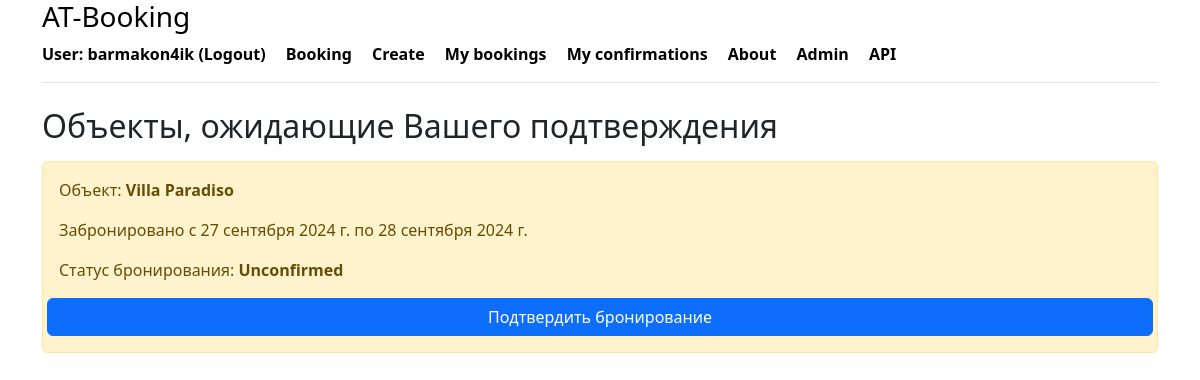
Before: /my_confirmation/ (signed in) with the older database file.
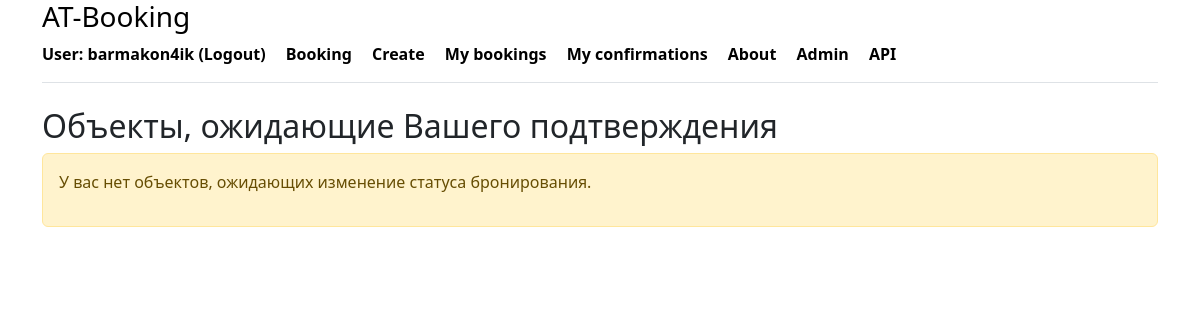
After: the same page with the newer database file.
### booking/models.py (models this page shows, shortened)
class Booking(models.Model):
    class BookingStatus(models.TextChoices):
        CONFIRMED = 'CONFIRMED', _('Confirmed')
        PENDING = 'PENDING', _('Pending confirmation')
        CANCELED = 'CANCELED', _('Canceled')
        UNCONFIRMED = 'UNCONFIRMED', _('Unconfirmed')
    status = models.CharField(
        _('Status'),
        max_length=20,
        choices=BookingStatus.choices,
        default=BookingStatus.UNCONFIRMED
    ) # Статус бронирования
    owner = models.ForeignKey(
        User,
        on_delete=models.CASCADE,
        related_name='bookings'
    ) # Пользователь, который забронировал
    created_at = models.DateTimeField(
        auto_now_add=True
    ) # Дата создания бронирования
    date_from = models.DateField(
        _('Booking from'),
        null=True,
        blank=True) # Дата начала бронирования
    date_to = models.DateField(
        _('Booking to'),
        null=True,
        blank=True) # Дата окончания бронирования
    housing = models.ForeignKey(
        Housing,
        on_delete=models.CASCADE,
        related_name='bookings'
    )  # Жилье, которое было забронировано
    class Meta:
        verbose_name_plural = _('bookings')
        verbose_name = _('booking')
        indexes = [
            models.Index(fields=['status']),
            models.Index(fields=['date_from', 'date_to']),
        ]

class Housing(models.Model):
    class HousingType(models.TextChoices):
        APARTMENT = 'APARTMENT', 'Квартира'
        HOUSE = 'HOUSE', 'Дом'
        STUDIO = 'STUDIO', 'Студия'
        CASTLE = 'CASTLE', 'Замок'
        HOTEL = 'HOTEL', 'Гостиница'
        VILLA = 'VILLA', 'Вилла'
        COTTAGE = 'COTTAGE', 'Коттедж'
    name = models.CharField(_('Name of object'), max_length=100)
    type = models.CharField(
        _('Type of object'),
        max_length=20,
        choices=HousingType.choices,
        default=HousingType.APARTMENT
    )
    country = models.CharField(_('Country'), max_length=50)
    post_code = models.CharField(_('Postal code'), max_length=10)
    city = models.CharField(_('City'), max_length=50)
    street = models.CharField(_('Street'), max_length=50, null=True, blank=True)
    house_number = models.CharField(_('House number'), max_length=50, null=True, blank=True)
    rooms = models.IntegerField(_('Number of rooms'))
    description = models.TextField(_('Description'))
    price = models.DecimalField(_('Price'), max_digits=10, decimal_places=2)
    owner = models.ForeignKey(User, on_delete=models.CASCADE, related_name='owner_housings')
    is_visible = models.BooleanField(default=True)
    created_at = models.DateTimeField(auto_now_add=True)
    views = models.IntegerField(default=0)  # Поле для хранения количества просмотров
    class Meta:
        verbose_name_plural = _('housings')
        verbose_name = _('housing')
        indexes = [
            models.Index(fields=['type']),
            models.Index(fields=['price']),
        ]

### booking/views.py (the view)
# urls.py: path('my_confirmation/', my_confirmation, name='my_confirmation'),
@login_required
def my_confirmation(request):
    user = request.user
    if user.is_staff or user.is_superuser:
        bookings_status = Booking.objects.filter(status__in=['PENDING', 'UNCONFIRMED']).order_by('-created_at')
    else:
        bookings_status = Booking.objects.filter(
            housing__owner=user, status__in=['PENDING', 'UNCONFIRMED']
        ).order_by('-created_at')
    return render(request, 'booking/my_confirmation.html', {'bookings_status': bookings_status})

### booking/templates/booking/my_confirmation.html (shortened to what this page needs)
{% extends 'booking/base.html' %}
{% block content %}
    <h2>Объекты, ожидающие Вашего подтверждения</h2>
    {% if bookings_status %}
        <ul class="list-group">
            {% for booking_status in bookings_status %}
                <div class="alert alert-warning mt-2">
                        <p>Объект: <strong>{{ booking_status.housing.name }}</strong></p>
                        <p>Забронировано с {{ booking_status.date_from }} по {{ booking_status.date_to }}</p>
                        <p>Статус бронирования: <strong>{{ booking_status.get_status_display }}</strong></p>
                    <div class="row">
                        <a href="{% url 'change_booking_status' booking_status.id %}" class="btn btn-primary">Подтвердить бронирование</a>
                    </div>
                </div>
            {% endfor %}
        </ul>
    {% else %}
        <div class="alert alert-warning mt-2">
            <p>У вас нет объектов, ожидающих изменение статуса бронирования.</p>
        </div>
    {% endif %}
{% endblock %}

Changed rows visible on the page:
no longer on this page (row edited): Booking: housing.name "Villa Paradiso", date_from "27 сентября 2024 г.", date_to "28 сентября 2024 г.", status "Unconfirmed"
Other visible differences:
text now shown: "У вас нет объектов, ожидающих изменение статуса бронирования."
